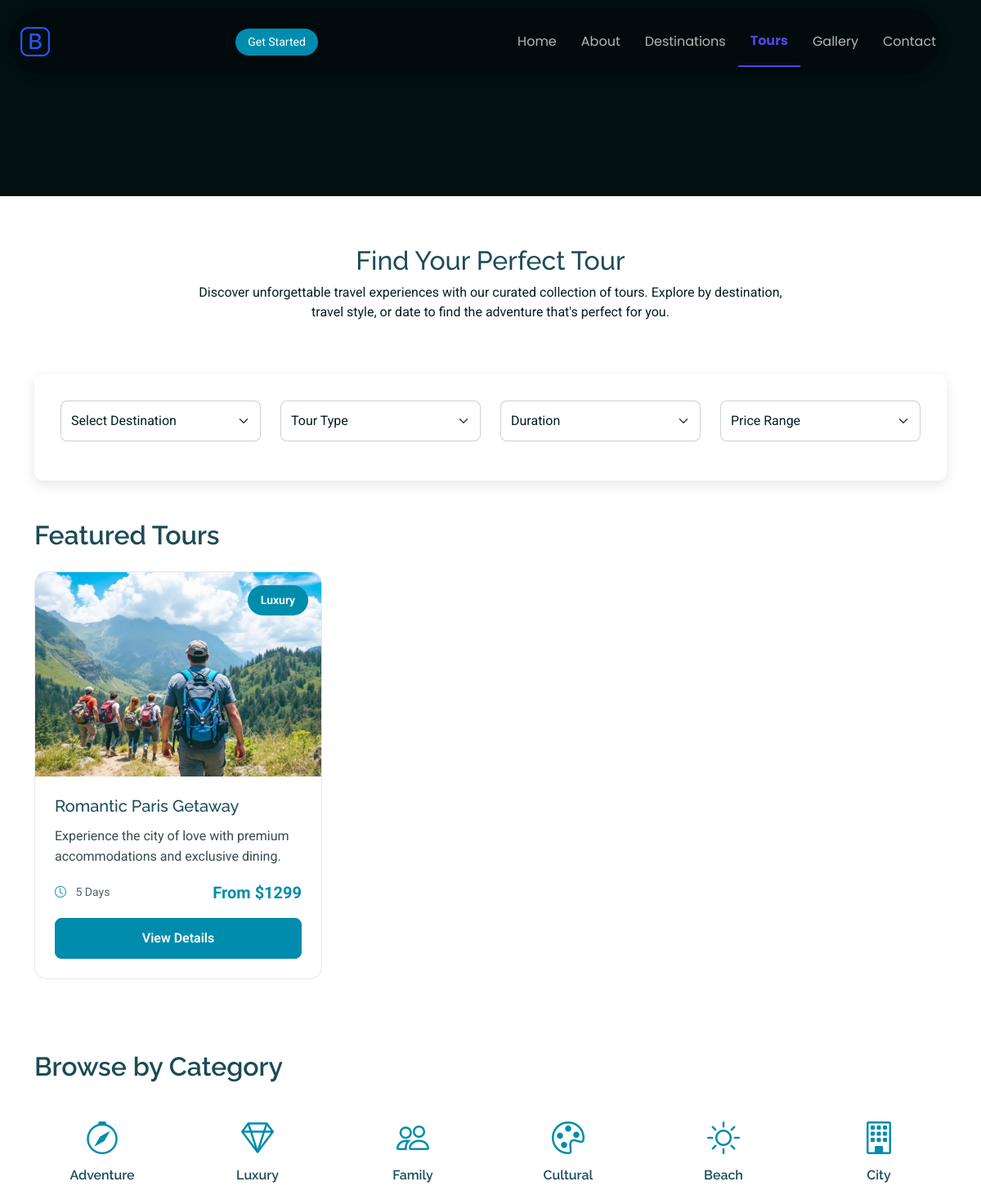
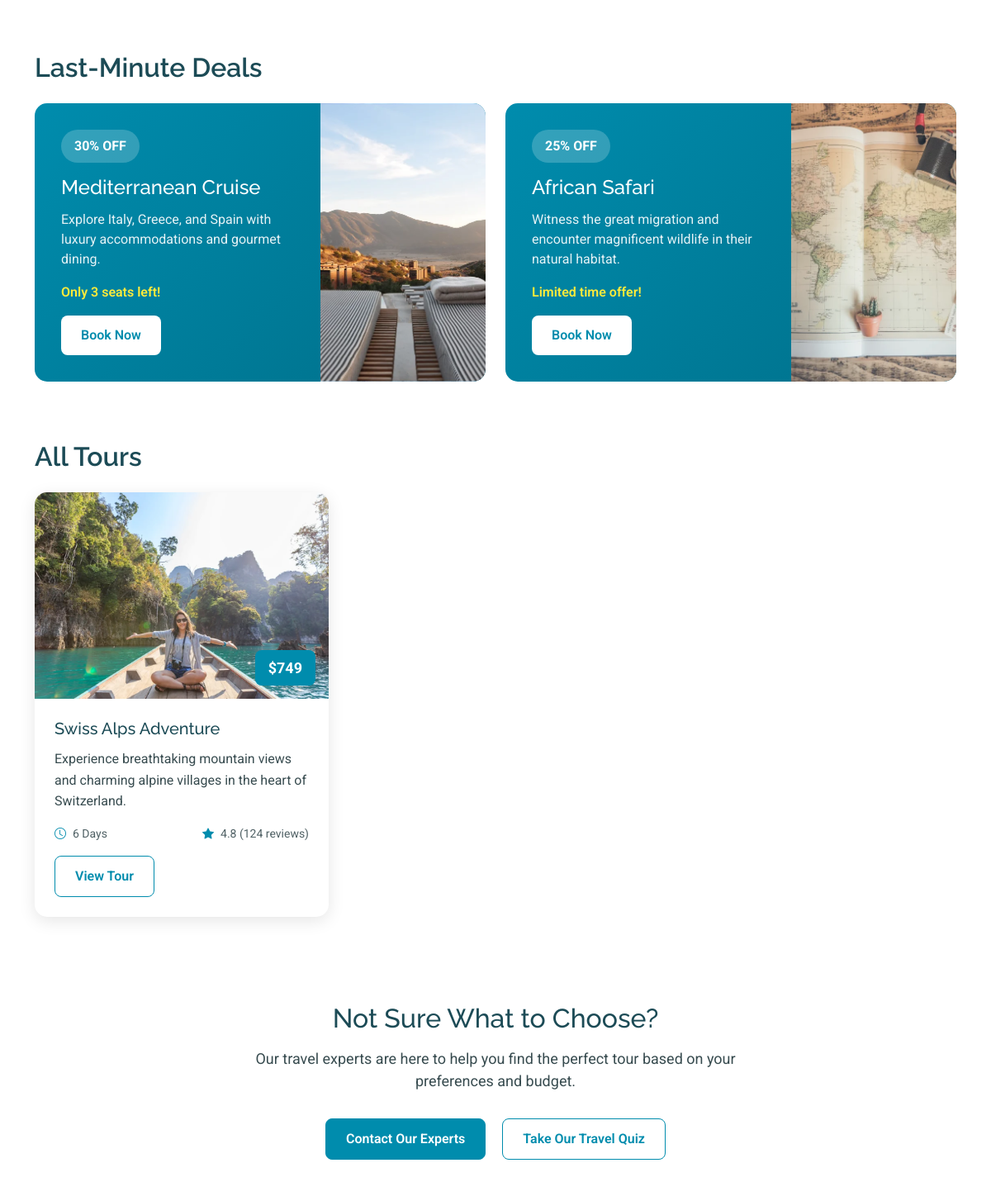
The app's page /tours/ (upper part), older data (2 pictures, top to bottom).
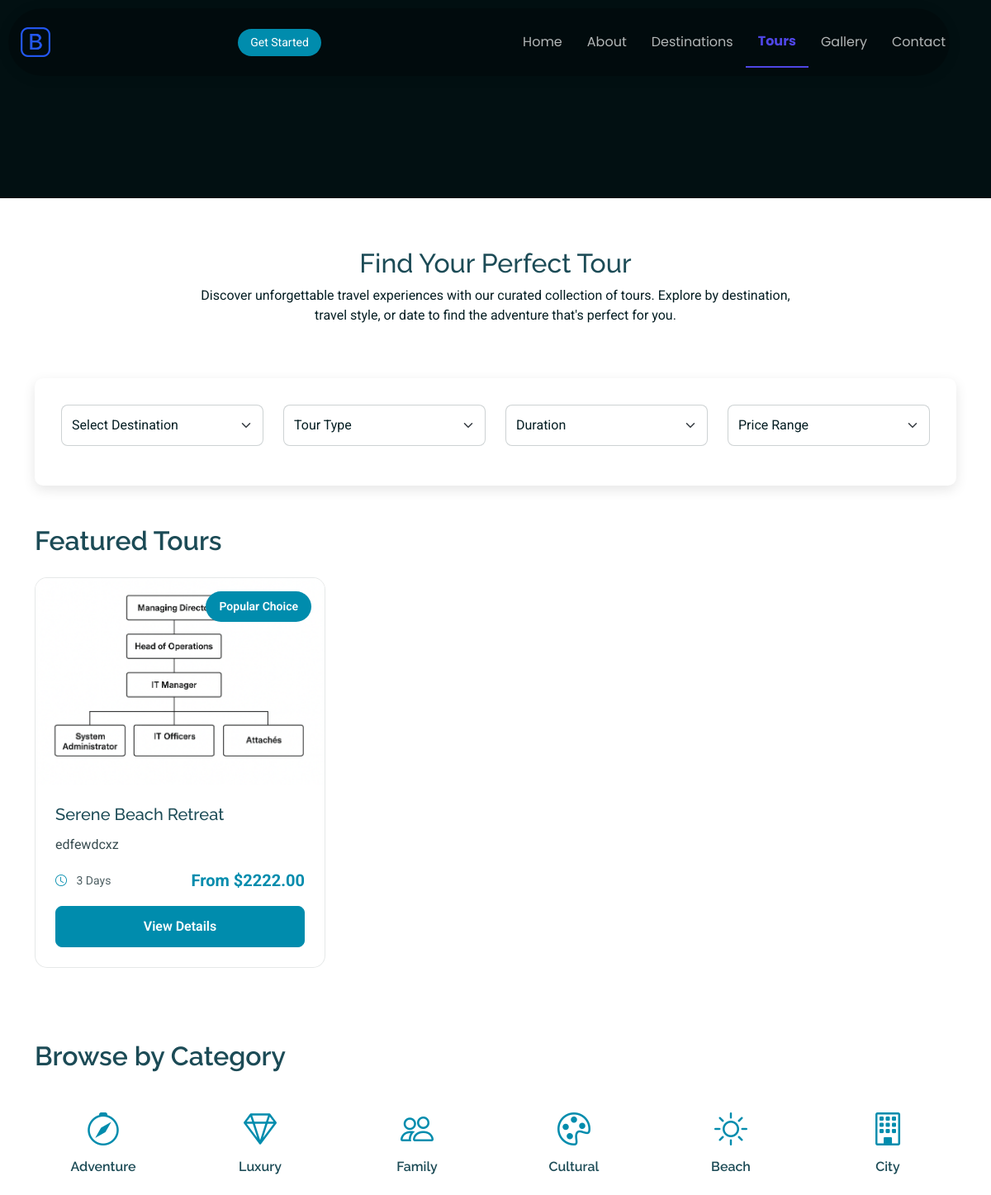
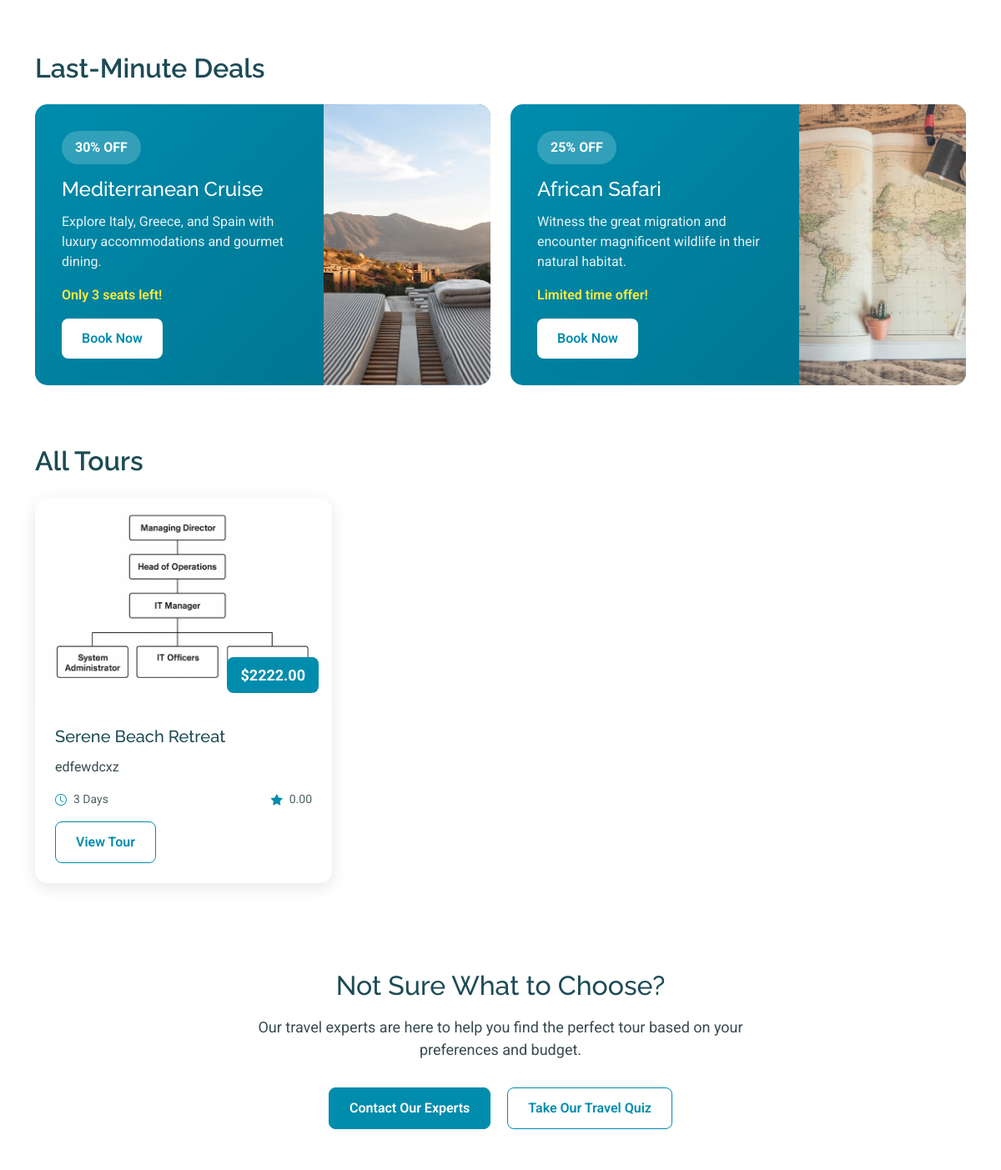
The same page, newer data (2 pictures, top to bottom).
### book/models.py (models this page shows, shortened)
class Tour(models.Model):
    name = models.CharField(max_length=150)
    description = models.TextField(blank=True)
    image = models.ImageField(upload_to='tours/', blank=True, null=True)
    duration = models.PositiveIntegerField(default=0, help_text="Duration in days")
    price = models.DecimalField(max_digits=10, decimal_places=2)
    tag = models.CharField(max_length=50, blank=True, null=True)
    destinations = models.ManyToManyField(Destination, blank=True, related_name='tours')
    featured = models.BooleanField(default=False)
    ratings = models.DecimalField(max_digits=3, decimal_places=2, default=0.0)
    group_size = models.PositiveIntegerField(default=0)
    class Meta:
        verbose_name = 'Tour'
        verbose_name_plural = 'Tours'

### book/views.py (the view)
# urls.py: path('tours/', views.tours, name='tours'),
def tours(request):
    featured_qs = Tour.objects.filter(featured=True).order_by('name')
    tours_qs = Tour.objects.all().order_by('name')
    context = {
        'featured_tours': featured_qs,
        'tours': tours_qs,
    }
    return render(request, 'book/tours.html', context)

### book/templates/book/tours.html (shortened to what the changed rows need)
{% extends 'book/base.html' %}
{% block content %}
{% load static %}
  <main class="main">
    <section id="travel-tours" class="travel-tours section">
      <div class="container" data-aos="fade-up" data-aos-delay="100">
        <div class="row">
          <div class="col-lg-8 mx-auto text-center mb-5">
            <h2>Find Your Perfect Tour</h2>
          </div>
        </div>
        <div class="row mb-5" data-aos="fade-up" data-aos-delay="300">
          <div class="col-12">
            <div class="featured-tours-slider swiper init-swiper">
              <div class="swiper-wrapper">
                {% if featured_tours and featured_tours.exists %}
                  {% for featured_tour in featured_tours %}
                    <div class="swiper-slide">
                      <div class="featured-tour-card">
                        <div class="tour-image">
                          {% if featured_tour.image %}
                            <img src="{{ featured_tour.image.url }}" alt="{{ featured_tour.name }}" class="img-fluid">
                          {% else %}
                            <img src="{% static 'assets/img/travel/tour-22.webp' %}" alt="{{ featured_tour.name }}" class="img-fluid">
                          {% endif %}
                          {% if featured_tour.tag %}
                            <div class="tour-badge">{{ featured_tour.tag }}</div>
                          {% endif %}
                        </div>
                        <div class="tour-content">
                          <h4>{{ featured_tour.name }}</h4>
                          <p>{{ featured_tour.description }}</p>
                          <div class="tour-meta">
                            <span class="duration"><i class="bi bi-clock"></i> {{ featured_tour.duration }} Days</span>
                            <span class="price">From ${{ featured_tour.price }}</span>
                          </div>
                          <a href="tour-details.html" class="btn btn-primary">View Details</a>
                        </div>
                      </div>
                    </div>
                  {% endfor %}
                {% else %}
                  <div class="swiper-slide">
                    <div class="featured-tour-card">
                      <div class="tour-image">
                        <img src="{% static 'assets/img/travel/tour-22.webp' %}" alt="Paris Romance" class="img-fluid">
                        <div class="tour-badge">Luxury</div>
                      </div>
                      <div class="tour-content">
                        <h4>Romantic Paris Getaway</h4>
                        <p>Experience the city of love with premium accommodations and exclusive dining.</p>
                        <div class="tour-meta">
                          <span class="duration"><i class="bi bi-clock"></i> 5 Days</span>
                          <span class="price">From $1299</span>
                        </div>
                        <a href="tour-details.html" class="btn btn-primary">View Details</a>
                      </div>
                    </div>
                  </div>
                {% endif %}
              </div>
            </div>
          </div>
        </div>
        <div class="row" data-aos="fade-up" data-aos-delay="600">
          <div class="col-12">
            <div class="row">
              {% if tours and tours.exists %}
                {% for tour in tours %}
                  <div class="col-lg-4 col-md-6 mb-4">
                    <div class="tour-card">
                      <div class="tour-image">
                        {% if tour.image %}
                          <img src="{{ tour.image.url }}" alt="{{ tour.name }}" class="img-fluid">
                        {% else %}
                          <img src="{% static 'assets/img/travel/tour-3.webp' %}" alt="{{ tour.name }}" class="img-fluid">
                        {% endif %}
                        <div class="tour-price">${{ tour.price }}</div>
                      </div>
                      <div class="tour-content">
                        <h4>{{ tour.name }}</h4>
                        <p>{{ tour.description|truncatewords:25 }}</p>
                        <div class="tour-details">
                          <span><i class="bi bi-clock"></i> {{ tour.duration }} Days</span>
                          <span><i class="bi bi-star-fill"></i> {{ tour.ratings }}</span>
                        </div>
                        <a href="#" class="btn btn-outline-primary">View Tour</a>
                      </div>
                    </div>
                  </div>
                {% endfor %}
              {% else %}
                <div class="col-lg-4 col-md-6 mb-4">
                  <div class="tour-card">
                    <div class="tour-image">
                      <img src="{% static 'assets/img/travel/tour-3.webp' %}" alt="Swiss Alps" class="img-fluid">
                      <div class="tour-price">$749</div>
                    </div>
                    <div class="tour-content">
                      <h4>Swiss Alps Adventure</h4>
                      <p>Experience breathtaking mountain views and charming alpine villages in the heart of Switzerland.</p>
                      <div class="tour-details">
                        <span><i class="bi bi-clock"></i> 6 Days</span>
                        <span><i class="bi bi-star-fill"></i> 4.8 (124 reviews)</span>
                      </div>
                      <a href="#" class="btn btn-outline-primary">View Tour</a>
                    </div>
                  </div>
                </div>
              {% endif %}
            </div>
          </div>
        </div>
      </div>
    </section>
  </main>
{% endblock %}

Row changes from the older to the newer data that the page shows:
added Tour: image (picture), tag "Popular Choice", name "Serene Beach Retreat", description "edfewdcxz", duration "3", price "2222.00", ratings "0.00"
Text that changed along with them:
text no longer shown: "Luxury Romantic Paris Getaway Experience the city of love with premium accommodations and exclusive dining. 5 Days From $1299 View Details $749 Swiss Alps Adventure Experience breathtaking mountain views and charming alpine villages in the heart of Switzerland. 6 Days 4.8 (124 reviews) View Tour"
